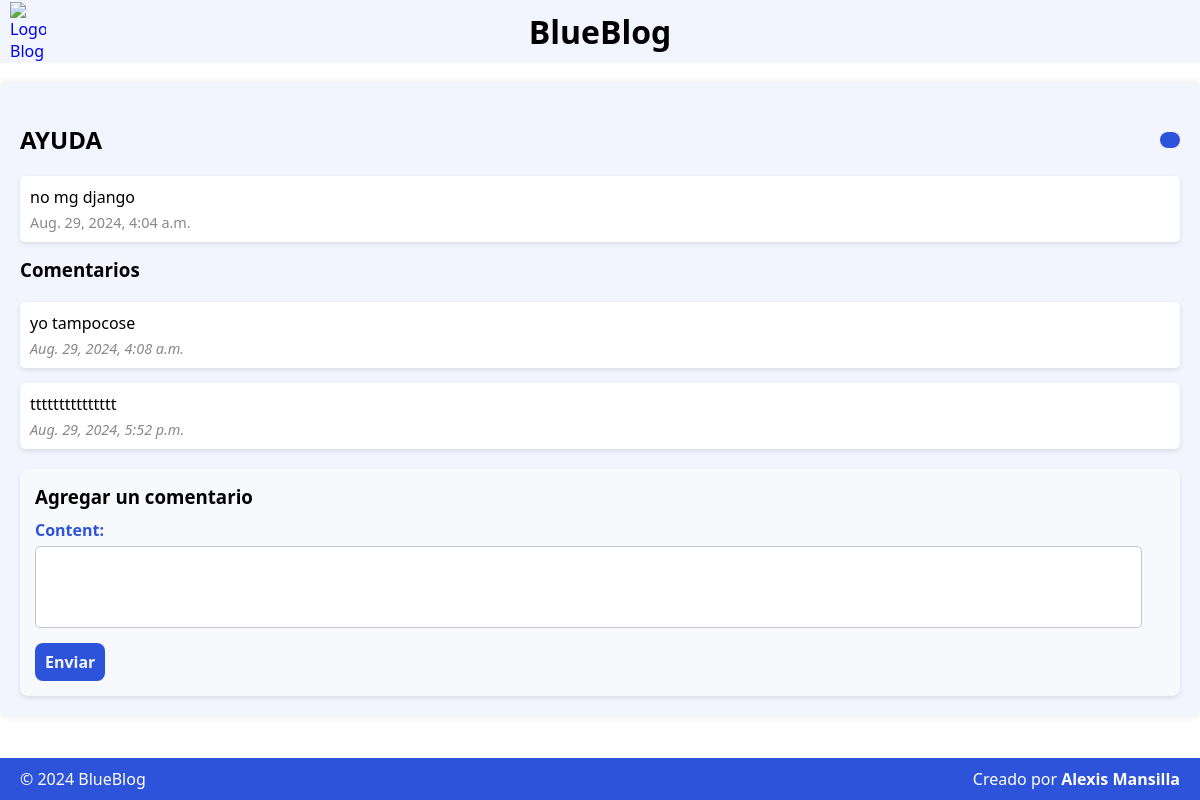
/post/1/, run on an earlier commit of the app's database.
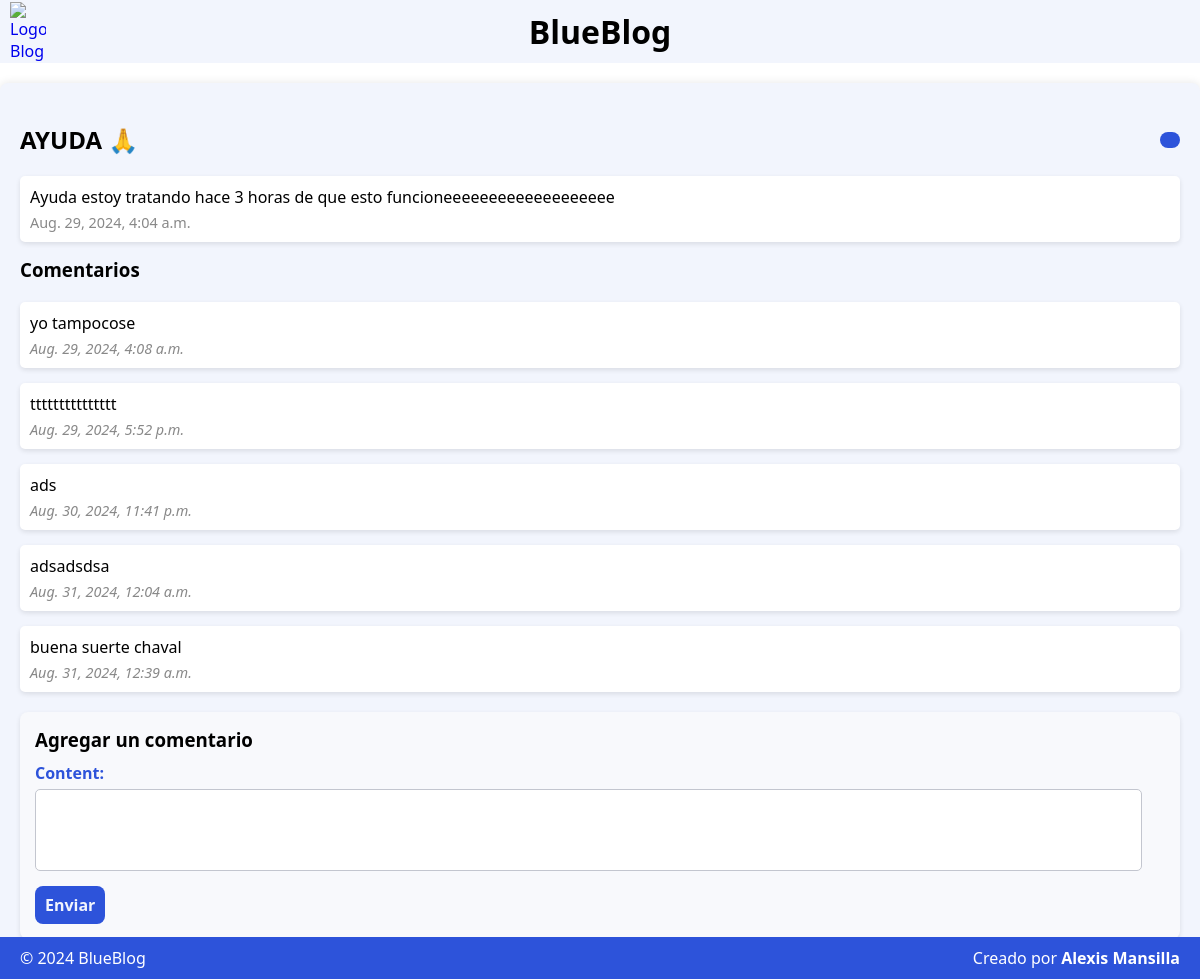
And on a later commit of the database.
### blogTaller/models.py (models this page shows, shortened)
class Post(models.Model):
    title = models.CharField(max_length=50)
    content = models.TextField()
    created_at = models.DateTimeField(auto_now_add=True)

class Comment(models.Model):
    post = models.ForeignKey(Post, on_delete=models.CASCADE, related_name='comments')
    content = models.TextField()
    created_at = models.DateTimeField(auto_now_add=True)

### blogTaller/views.py (the view)
# urls.py: path('post/<int:id>/', views.post_detail, name='post_detail'),
def post_detail(request, id):
    post = get_object_or_404(Post, id=id)
    comments = post.comments.all()
    if request.method == "POST":
        form = CommentForm(request.POST)
        if form.is_valid():
            comment = form.save(commit=False)
            comment.post = post
            comment.save()
            return redirect('post_detail', id=post.id)
    else:
        form = CommentForm()
    return render(request, 'blogTaller/post_detail.html', {'post': post, 'comments': comments, 'form': form})

### blogTaller/forms.py
class CommentForm(forms.ModelForm):
    class Meta:
        model = Comment
        fields = ['content']

### blogTaller/templates/blogTaller/post_detail.html (shortened to what this page needs)
{% extends 'blogTaller/base.html' %}
{% block content %}
<div class="post-header">
    <h2>{{ post.title }}</h2>
    <a href="{% url 'post_edit' post.id %}" class="button">
    </a>
</div>
    <div class="postDetail">
        <p>{{ post.content }}</p>
        <p class="fecha">{{ post.created_at }}</p>
    </div>
    <h3>Comentarios</h3>
    <ul>
        {% for comment in post.comments.all %}
            <li>{{ comment.content }}
                <p class="fecha"><em>{{ comment.created_at }}</em></p>
            </li>
        {% endfor %}
    </ul>
    <form method="POST">
        <div class="formBg">
        <h3>Agregar un comentario</h3>
        {{ form.as_p }}
        <button type="submit" class="button">Enviar</button>
        </div>
    </form>
{% endblock %}

### blogTaller/templates/blogTaller/base.html (shortened to what this page needs)
{% load static %}
<!DOCTYPE html>
<html lang="en">
<head>
    <link rel='stylesheet' href='https://cdn-uicons.flaticon.com/2.5.1/uicons-bold-rounded/css/uicons-bold-rounded.css'>
    <link rel="stylesheet" href="{% static 'blogTaller/style.css' %}">
</head>
<body>
    <header>
        <a href="{% url 'post_list' %}">
            <img src="https://icones.pro/wp-content/uploads/2022/06/icone-blog-et-blogger-bleu.png" class="imgheader" alt="Logo Blog">
        </a>
        <h1>BlueBlog</h1>
    </header>
    <main>
        <div>
            {% block content %}{% endblock %}
        </div>
    </main>
    <footer>
        <p class="footer">© 2024 BlueBlog</p>
        <p class="footer">Creado por <span> Alexis Mansilla</span></p>
    </footer>
</body>
</html>

### blogTaller/static/blogTaller/style.css (style rules this page uses)
* { font-family:'Segoe UI', Tahoma, Geneva, Verdana, sans-serif; margin: 0; padding: 0; }
button { all: unset; }
header { background-color: #f2f5fd; padding: 10px 0; display: flex; align-items: center; justify-content: center; position: relative; }
header a { position: absolute; left: 10px; }
header h1 { flex-grow: 1; margin: 0; text-align: center; }
a { text-decoration: none; }
.imgheader { max-width: 36px; }
main { padding: 20px; box-shadow: 0 0 10px rgba(0, 0, 0, 0.1); background-color: #f2f5fd; margin: 20px auto; border-radius: 8px; padding: 20px; }
footer { display: flex; justify-content:space-between; background-color: #2d53da; color: #fff; text-align: center; padding: 10px 0; position: fixed; width: 100%; bottom: 0; }
footer p { margin: 0 20px; background-color: #2d53da; }
footer span { font-weight: bold; background-color: #2d53da; }
.button { background-color: #2d53da; color: #f2f5fd; padding: 8px 10px; border-radius: 8px; }
.post-header { display: flex; align-items: center; justify-content: space-between; }
.post-header h2 { margin-right: 10px; margin: 20px 0; }
.post-header .button { margin-left: auto; text-align: center; padding: 8px 10px; border-radius: 8px; background-color: #2d53da; color: #f2f5fd; }
.postDetail { margin-bottom: 15px; padding: 10px; background-color: #fff; border-radius: 5px; box-shadow: 0 2px 5px rgba(0, 0, 0, 0.1); }
ul { list-style-type: none; padding-left: 0; margin-top: 20px; }
ul li { margin-bottom: 15px; padding: 10px; background-color: #fff; border-radius: 5px; box-shadow: 0 2px 5px rgba(0, 0, 0, 0.1); }
ul li p { margin: 5px 0 0 0; font-size: 0.9em; color: #888888; }
.fecha { margin: 5px 0 0 0; font-size: 0.9em; color: #888888; }
form { background-color: #f8f9fc; padding: 15px; border-radius: 8px; box-shadow: 0 2px 5px rgba(0, 0, 0, 0.1); margin-top: 20px; }
.formBg { background-color: #f8f9fc; }
form h3 { margin-bottom: 10px; font-weight: bold; color: #000; }
form label { display: block; margin-bottom: 5px; font-weight: bold; color: #2d53da; }
form textarea { width: 96%; height: 60px; padding: 10px; border-radius: 5px; border: 1px solid #c3c6cf; resize: none; }
form button { background-color: #2d53da; color: #f2f5fd; padding: 10px 20px; border-radius: 5px; border: none; margin-top: 10px; cursor: pointer; font-weight: bold; }

What changed in the data, as far as the page shows it:
changed Post: title "AYUDA" → "AYUDA 🙏"; content "no mg django" → "Ayuda estoy tratando hace 3 horas de que esto funcioneeeeeeeeeeeeeeeeeee"
added Comment: content "ads", created_at "Aug. 30, 2024, 11:41 p.m."
added Comment: content "adsadsdsa", created_at "Aug. 31, 2024, 12:04 a.m."
added Comment: content "buena suerte chaval", created_at "Aug. 31, 2024, 12:39 a.m."
